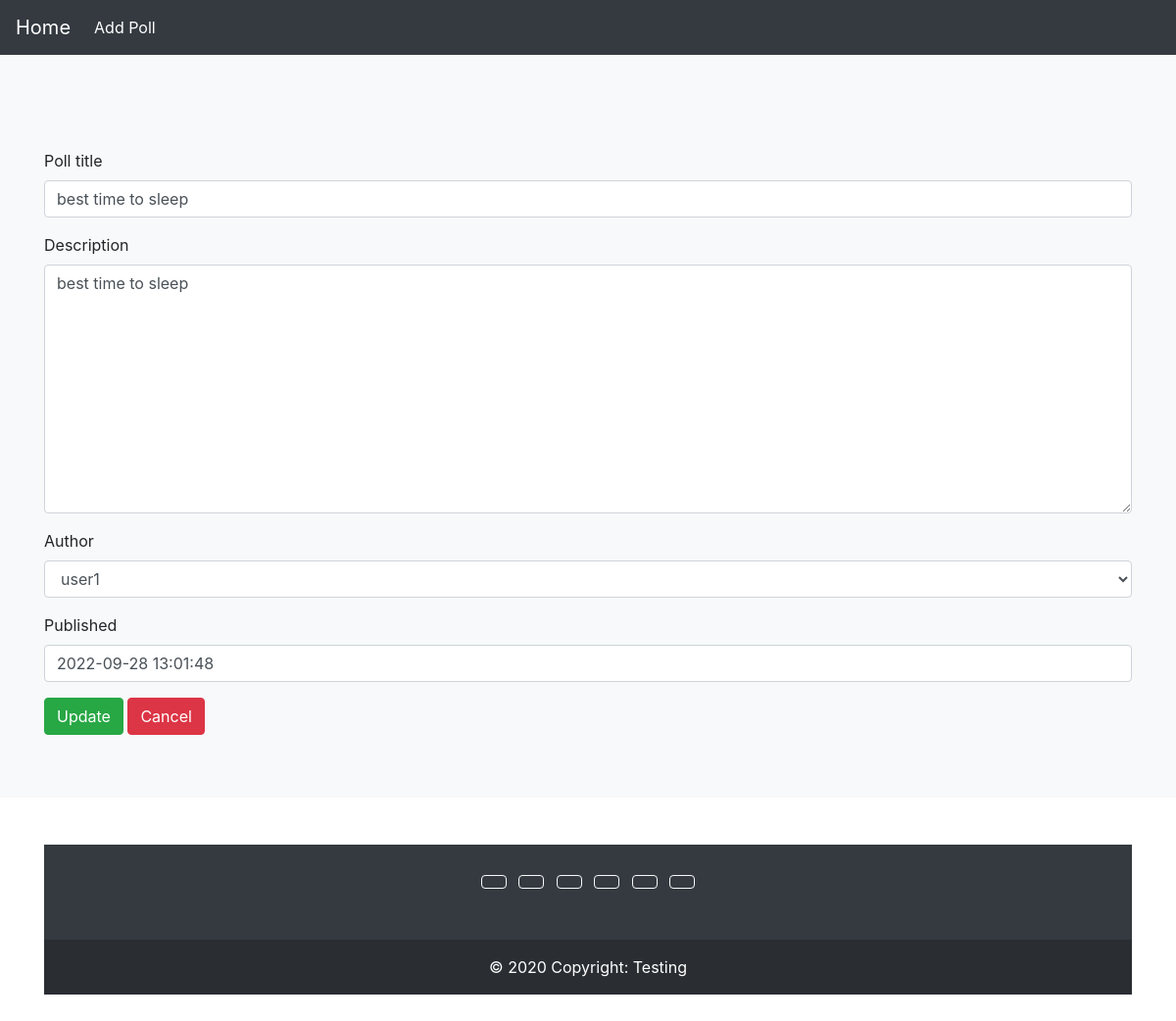
The page /edit/14/ on the database its author committed.
### core/models.py (models this page shows, shortened)
class Core(models.Model):
    poll_title          =   models.CharField (max_length=200)
    description         =   models.TextField(null=True)
    author              =   models.ForeignKey(User, on_delete=models.CASCADE, related_name='core')
    updated             =   models.DateTimeField(auto_now=True)
    published           =   models.DateTimeField(default=timezone.now)
    class Meta:
        ordering    =   ['-published']

### core/views.py (the view)
# urls.py: path('edit/<int:pk>/', views.EditView.as_view(), name='edit'),
class EditView(UpdateView):
    model               =   Core
    template_name       =   'core/edit.html'
    fields              =   '__all__'
    pk_url_kwarg        =   'pk'
    success_url         =   reverse_lazy('core:index')

### templates/core/edit.html (shortened to what this page needs)
{% extends 'core/base.html' %}
{% load widget_tweaks %}
{% block content %}
<div class="album py-5 bg-light">
    <div class="container pt-5">
      <form method="post" novalidate>
          {% for field in form.visible_fields %}
            <div class="form-group">
                <label for ="{{  field.id_for_label }}"> {{ field.label }}  </label>
                {{field|add_class:'form-control'}}
            </div>
          {% endfor %}
          <div class="form-group">
              <button type="submit" class="btn btn-success">
                 Update
              </button>
              <a href="{% url 'core:index' %}" class="btn btn-danger">Cancel</a>
          </div>
      </form>
    </div>
</div>
{% endblock %}

### rows shown on the page
Core: visible_fields "best time to sleep" "best time to sleep" "user1" "2022-09-28 13:01:48"

### other values the page prints
{{ field.label }} "Poll title" "Description" "Author" "Published"
